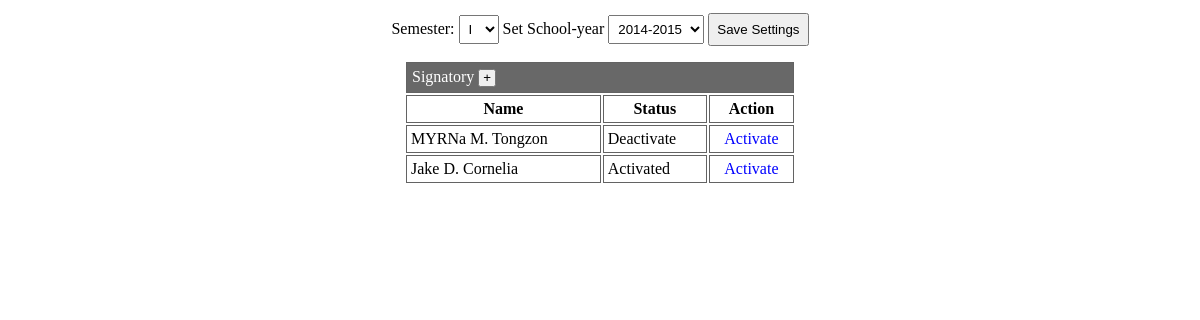
Page /settings.php (signed in) on the committed database.
### tables this page shows
CREATE TABLE IF NOT EXISTS `signatory` (
  `sig_id` int(11) NOT NULL auto_increment,
  `name` varchar(255) NOT NULL,
  `status` varchar(10) NOT NULL,
  PRIMARY KEY  (`sig_id`)
);

### settings.php (the view, shortened to what this page needs)
<?php
$getyear=mysql_query("select * from schedule_of_fees group by sy");
?>
<div id="settings" style="padding:5px;text-align:center">
<?php if($_SESSION['type']=='admin'){?>
Semester:
<select id="setsemester">
	<option>I</option>
</select>
 Set School-year
<select id="setsy">
 		<?php
while ($row=mysql_fetch_array($getyear)) {
	?>
	<option><?=$row['sy'];?></option>
	<?php
}
?>
</select>
<button onclick="setsy()">Save Settings</button>
<table id="signatory" >
	<tr><td colspan="3" style="padding:5px;background:#686868;color:white">
		Signatory <button style="padding:3px;line-height:8px;" onclick="addsignatory();">+</button>
	</td>
	<tr>
		<th>Name</th>
		<th>Status</th>
		<th>Action</th>
	</tr>
	</tr>
	<?php
	$sign=mysql_query('select * from Signatory');
	while ($row=mysql_fetch_array($sign)) {
		?>
		<tr>
			<td style="text-transform:capitalize;text-align:left"><?=$row['name'];?></td>
			<td style="text-align:left"><?=$row['status'];?></td>
			<td class="action" style="text-align:center"><a onclick="choosesign(<?=$row['sig_id'];?>,'activate')">Activate</a></td>
 		</tr>
		<?php
	}
	?>
</table>
<?php } ?>
</div>

### settings.php (style rules this page uses)
#settings select { padding:5px; }
#settings button { padding:7px; }
#signatory th,#signatory td { padding:4px; }
#signatory { padding:4px;width:400px;margin:0 auto;margin-top:10px; }
#signatory th,#signatory td { border:1px solid #636363; }
.action a { color:blue }
.action { text-align: center; }

### rows in the picture
signatory: name "MYRNa M. Tongzon", status "Deactivate"
signatory: name "Jake D. Cornelia", status "Activated"

### other values in the picture
form field value "2014-2015"
